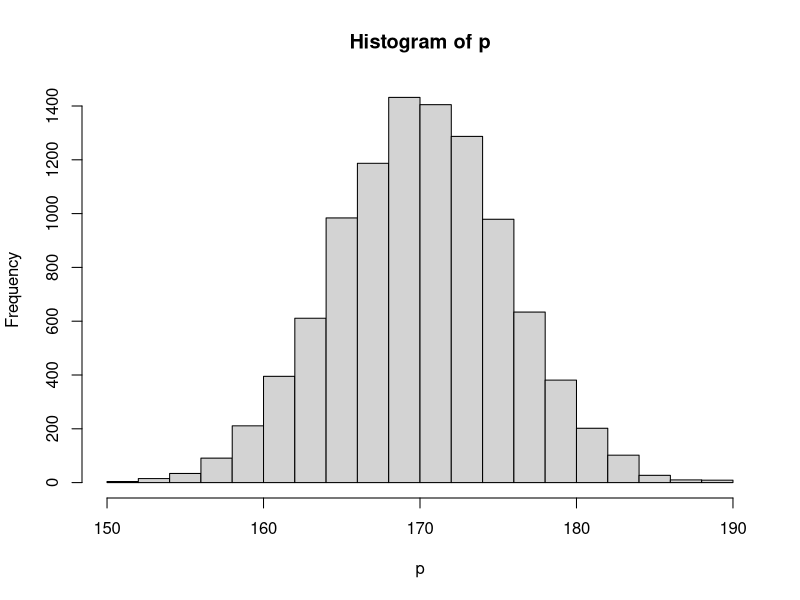
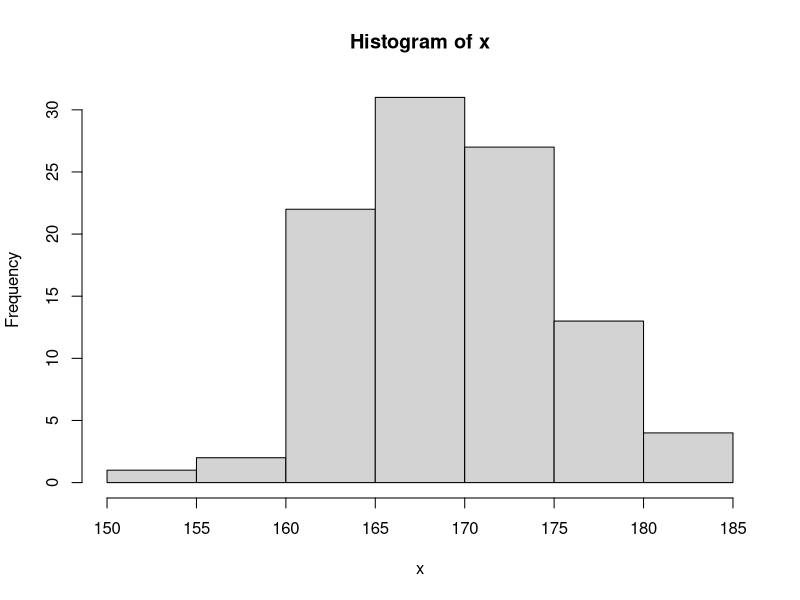

Reproduce these figures in R, in order.
n <- 10000
m <- 170
s <- 5.5

p <- rnorm(n, mean = m, sd = s)

hist(p)

x <- sample(p, 100)
hist(x)

mean(x)
sd(x)


dat <- iris
dim(dat)
head(dat)
str(dat)  # データの全体像の確認

dat1 <- subset(dat, dat$Species=="setosa" | dat$Species=="versicolor")
dim(dat1)
head(dat1)
colnames(dat1)
str(dat1)

### 対応のあるt検定
t.test(dat1$Sepal.Length, dat1$Sepal.Width, paired = TRUE)

### 対応のないt検定
# Welch
t.test(dat1$Sepal.Length ~ dat1$Species)

## 等分散を仮定
# 等分散の検定
var.test(dat1$Sepal.Length ~ dat1$Species)
# (上の結果で等分散は仮定できなかったが、等分散を仮定でのやり方は・・・)
t.test(dat1$Sepal.Length ~ dat1$Species, var.equal=TRUE)
